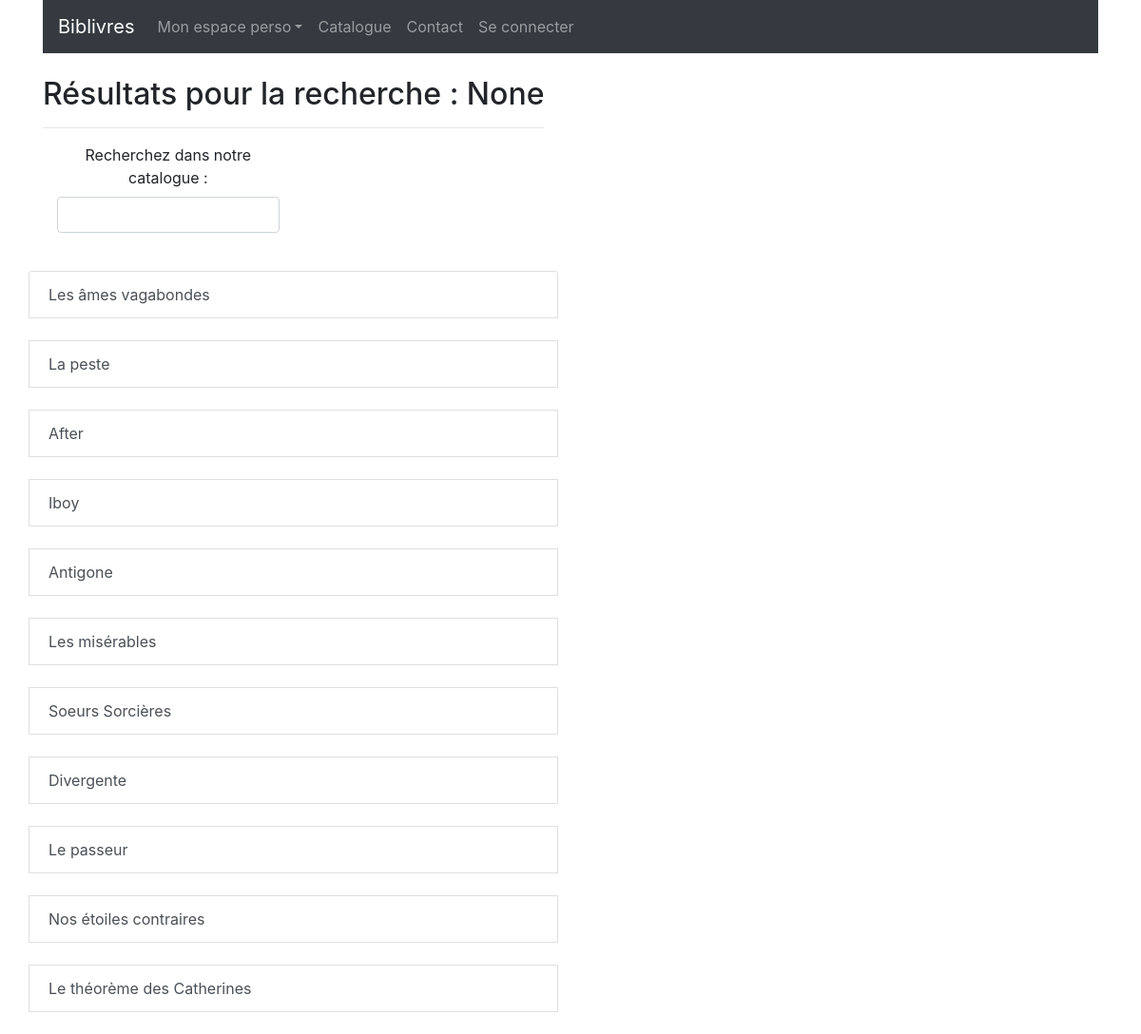
The app's page /polls/search/, older data.
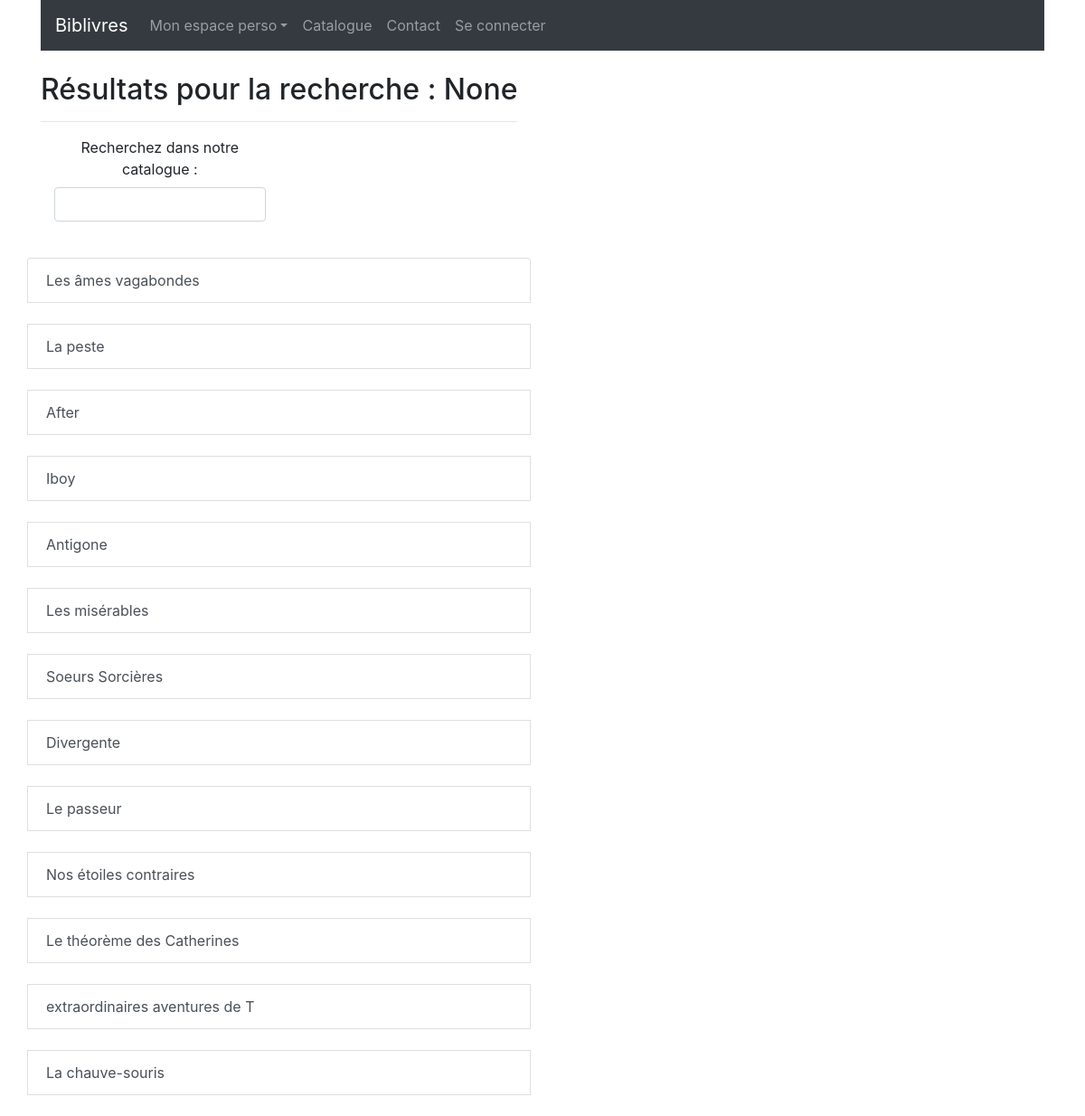
The same page, newer data.
### polls/models.py (models this page shows, shortened)
class Livre(models.Model):
    nomAuteur = models.CharField(max_length=20)
    prenomAuteur = models.CharField(max_length=20)
    titre = models.CharField(max_length=30)
    disponible=models.BooleanField(default=True)
    empruntable=models.BooleanField(default=False)
    support=models.CharField(null=True, blank=True,max_length=15)
    categorie=models.CharField(null=True, blank=True,max_length=30)
    theme=models.CharField(null=True, blank=True,max_length=30)
    date_publication=models.DateField(null=True, blank=True)
    cree_le=models.DateField(default=timezone.now())
    supprime_le=models.DateField(null=True, blank=True)

### polls/views.py (the view)
def search(request):    #permet la recherche de livres, CD ou autre à l'aide du titre, du prénom ou du nom de l'auteur
    query = request.GET.get('query')
    if not query:
        livres = Livre.objects.all()
    else:
        livres = Livre.objects.filter(Q(titre__icontains=query)|Q(prenomAuteur__icontains=query)|Q(nomAuteur__icontains=query))
    title = "Résultats pour la recherche  : %s"%query
    context = {
        'livres': livres,
        'title': title
    }
    return render(request, 'polls/search.html', context)

### polls/templates/polls/search.html
{% extends 'polls/base.html' %}
{% block content %}
    {% include 'polls/list.html' with list_title=title %}
{% endblock %}

### polls/templates/polls/list.html
<div class="col-lg-12">
    <h2 class="intro-text text-center">{{ list_title }}
    </h2>
    <hr class="detail-separator">
</div>
{% include 'polls/search_form.html' %}
<br>
{% if livres|length_is:"0" %}
    <div class="text-center">
      Malheureusement, aucun livre ne correspond à votre recherche dans le catalogue Biblivres.
    </div>
{% else %}
<div class="list-group">
    {% for livre in livres %}
    <a href="{% url 'polls:detail' pk=livre.id %}" class="list-group-item list-group-item-action">{{livre.titre}}</a>
     <br/>
    {% endfor %}
</div>
{% endif %}

Row changes from the older to the newer data that the page shows:
added Livre: titre "extraordinaires aventures de T"
added Livre: titre "La chauve-souris"
